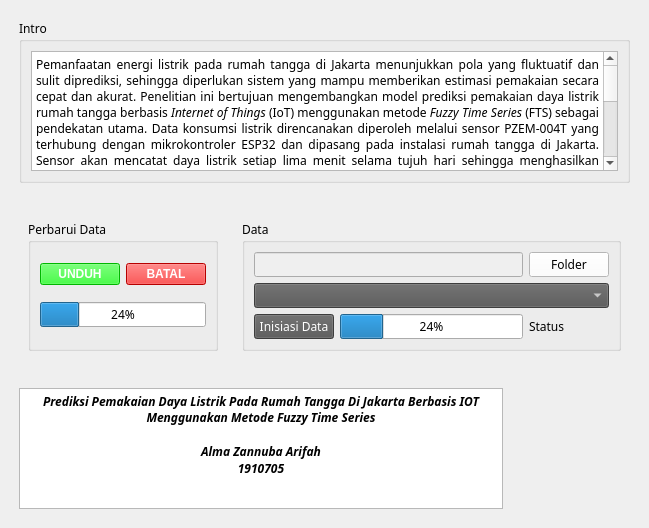
          <widget class="QWidget" name="scrollAreaWidgetContents_Main">
           <property name="geometry">
            <rect>
             <x>0</x>
             <y>0</y>
             <width>649</width>
             <height>528</height>
            </rect>
           </property>
           <layout class="QVBoxLayout" name="verticalLayout_Main_Content">
            <property name="spacing">
             <number>10</number>
            </property>
            <property name="leftMargin">
             <number>10</number>
            </property>
            <property name="topMargin">
             <number>10</number>
            </property>
            <property name="rightMargin">
             <number>10</number>
            </property>
            <property name="bottomMargin">
             <number>10</number>
            </property>
            <item>
             <widget class="QWidget" name="Intro_container" native="true">
              <property name="sizePolicy">
               <sizepolicy hsizetype="Preferred" vsizetype="Expanding">
                <horstretch>0</horstretch>
                <verstretch>0</verstretch>
               </sizepolicy>
              </property>
              <layout class="QVBoxLayout" name="verticalLayout">
               <item>
                <widget class="QGroupBox" name="groupBox_10">
                 <property name="font">
                  <font>
                   <family>JetBrains Mono</family>
                  </font>
                 </property>
                 <property name="title">
                  <string>Intro</string>
                 </property>
                 <layout class="QGridLayout" name="gridLayout">
                  <item row="0" column="0">
                   <widget class="QTextBrowser" name="textBrowser_18">
                    <property name="font">
                     <font>
                      <family>JetBrains Mono</family>
                      <bold>false</bold>
                     </font>
                    </property>
                    <property name="tabChangesFocus">
                     <bool>false</bool>
                    </property>
                    <property name="html">
                     <string>&lt;!DOCTYPE HTML PUBLIC &quot;-//W3C//DTD HTML 4.0//EN&quot; &quot;http://www.w3.org/TR/REC-html40/strict.dtd&quot;&gt;
&lt;html&gt;&lt;head&gt;&lt;meta name=&quot;qrichtext&quot; content=&quot;1&quot; /&gt;&lt;meta charset=&quot;utf-8&quot; /&gt;&lt;style type=&quot;text/css&quot;&gt;
p, li { white-space: pre-wrap; }
hr { height: 1px; border-width: 0; }
li.unchecked::marker { content: &quot;\2610&quot;; }
li.checked::marker { content: &quot;\2612&quot;; }
&lt;/style&gt;&lt;/head&gt;&lt;body style=&quot; font-family:'JetBrains Mono'; font-size:9pt; font-weight:400; font-style:normal;&quot;&gt;
&lt;p align=&quot;justify&quot; style=&quot; margin-top:0px; margin-bottom:0px; margin-left:0px; margin-right:0px; -qt-block-indent:0; text-indent:0px;&quot;&gt;&lt;span style=&quot; font-family:'Times New Roman','serif';&quot;&gt;Pemanfaatan energi listrik pada rumah tangga di Jakarta menunjukkan pola yang fluktuatif dan sulit diprediksi, sehingga diperlukan sistem yang mampu memberikan estimasi pemakaian secara cepat dan akurat. Penelitian ini bertujuan mengembangkan model prediksi pemakaian daya listrik rumah tangga berbasis &lt;/span&gt;&lt;span style=&quot; font-family:'Times New Roman','serif'; font-style:italic;&quot;&gt;Internet of Things &lt;/span&gt;&lt;span style=&quot; font-family:'Times New Roman','serif';&quot;&gt;(IoT) menggunakan metode &lt;/span&gt;&lt;span style=&quot; font-family:'Times New Roman','serif'; font-style:italic;&quot;&gt;Fuzzy Time Series &lt;/span&gt;&lt;span style=&quot; font-family:'Times New Roman','serif';&quot;&gt;(FTS) sebagai pendekatan utama. Data konsumsi listrik direncanakan diperoleh melalui sensor PZEM-004T yang terhubung dengan mikrokontroler ESP32 dan dipasang pada instalasi rumah tangga di Jakarta. Sensor akan mencatat daya listrik setiap lima menit selama tujuh hari sehingga menghasilkan sekitar 2.016 data pengamatan. Seluruh data dikirimkan secara otomatis ke Firebase sebagai penyimpanan &lt;/span&gt;&lt;span style=&quot; font-family:'Times New Roman','serif'; font-style:italic;&quot;&gt;cloud &lt;/span&gt;&lt;span style=&quot; font-family:'Times New Roman','serif';&quot;&gt;sebelum melalui proses &lt;/span&gt;&lt;span style=&quot; font-family:'Times New Roman','serif'; font-style:italic;&quot;&gt;preprocessing&lt;/span&gt;&lt;span style=&quot; font-family:'Times New Roman','serif';&quot;&gt;, yang meliputi pembersihan data dan normalisasi nilai pengamatan. Pemodelan dilakukan menggunakan Fuzzy Time Series metode Chen melalui tahapan penentuan &lt;/span&gt;&lt;span style=&quot; font-family:'Times New Roman','serif'; font-style:italic;&quot;&gt;Universe of Discourse&lt;/span&gt;&lt;span style=&quot; font-family:'Times New Roman','serif';&quot;&gt;, pembentukan interval fuzzy, fuzzifikasi, pembentukan &lt;/span&gt;&lt;span style=&quot; font-family:'Times New Roman','serif'; font-style:italic;&quot;&gt;Fuzzy Logical Relationship &lt;/span&gt;&lt;span style=&quot; font-family:'Times New Roman','serif';&quot;&gt;(FLR), dan defuzzifikasi untuk menghasilkan nilai prediksi. Kinerja model direncanakan dievaluasi menggunakan metrik &lt;/span&gt;&lt;span style=&quot; font-family:'Times New Roman','serif'; font-style:italic;&quot;&gt;Mean Absolute Error &lt;/span&gt;&lt;span style=&quot; font-family:'Times New Roman','serif';&quot;&gt;(MAE), &lt;/span&gt;&lt;span style=&quot; font-family:'Times New Roman','serif'; font-style:italic;&quot;&gt;Root Mean Square Error&lt;/span&gt;&lt;span style=&quot; font-family:'Times New Roman','serif';&quot;&gt; (RMSE), dan &lt;/span&gt;&lt;span style=&quot; font-family:'Times New Roman','serif'; font-style:italic;&quot;&gt;Mean Absolute Percentage Error&lt;/span&gt;&lt;span style=&quot; font-family:'Times New Roman','serif';&quot;&gt; (MAPE) sebagai dasar penilaian tingkat akurasi prediksi. Penelitian ini diharapkan mampu memberikan gambaran pola konsumsi energi rumah tangga di Jakarta secara lebih terukur serta mendukung pengembangan sistem prediksi berbasis IoT yang adaptif, mudah diimplementasikan, dan relevan untuk pengelolaan energi listrik skala rumah tangga.&lt;/span&gt; &lt;/p&gt;&lt;/body&gt;&lt;/html&gt;</string>
                    </property>
                   </widget>
                  </item>
                 </layout>
                </widget>
               </item>
              </layout>
             </widget>
            </item>
            <item>
             <widget class="QWidget" name="mid_main" native="true">
              <property name="sizePolicy">
               <sizepolicy hsizetype="Preferred" vsizetype="Preferred">
                <horstretch>2</horstretch>
                <verstretch>0</verstretch>
               </sizepolicy>
              </property>
              <layout class="QHBoxLayout" name="horizontalLayout_3">
               <item>
                <widget class="QWidget" name="mid_right_container" native="true">
                 <property name="sizePolicy">
                  <sizepolicy hsizetype="Expanding" vsizetype="Preferred">
                   <horstretch>1</horstretch>
                   <verstretch>0</verstretch>
                  </sizepolicy>
                 </property>
                 <layout class="QHBoxLayout" name="horizontalLayout">
                  <item>
                   <widget class="QGroupBox" name="groupBox_update">
                    <property name="font">
                     <font>
                      <family>JetBrains Mono</family>
                     </font>
                    </property>
                    <property name="title">
                     <string>Perbarui Data</string>
                    </property>
                    <layout class="QGridLayout" name="gridLayout_3">
                     <item row="0" column="0">
                      <widget class="QPushButton" name="download_BTN">
                       <property name="font">
                        <font>
                         <family>Segoe UI</family>
                         <bold>true</bold>
                        </font>
                       </property>
                       <property name="styleSheet">
                        <string notr="true">background-color: rgb(0, 255, 0);  /* Ini Latar Hijau */
color: rgb(255, 255, 255)</string>
                       </property>
                       <property name="text">
                        <string>UNDUH</string>
                       </property>
                      </widget>
                     </item>
                     <item row="0" column="1">
                      <widget class="QPushButton" name="CANCEL_Download_Button">
                       <property name="font">
                        <font>
                         <family>Segoe UI</family>
                         <bold>true</bold>
                        </font>
                       </property>
                       <property name="styleSheet">
                        <string notr="true">background-color: rgb(255, 0, 0);
color: rgb(255, 255, 255)</string>
                       </property>
                       <property name="text">
                        <string>BATAL</string>
                       </property>
                      </widget>
                     </item>
                     <item row="1" column="0" colspan="2">
                      <widget class="QProgressBar" name="progressBar">
                       <property name="value">
                        <number>24</number>
                       </property>
                      </widget>
                     </item>
                    </layout>
                   </widget>
                  </item>
                 </layout>
                </widget>
               </item>
               <item>
                <widget class="QWidget" name="mid_left_container" native="true">
                 <property name="sizePolicy">
                  <sizepolicy hsizetype="Expanding" vsizetype="Preferred">
                   <horstretch>2</horstretch>
                   <verstretch>0</verstretch>
                  </sizepolicy>
                 </property>
                 <layout class="QHBoxLayout" name="horizontalLayout_2">
                  <item>
                   <widget class="QGroupBox" name="groupBox_open">
                    <property name="font">
                     <font>
                      <family>JetBrains Mono</family>
                     </font>
                    </property>
                    <property name="title">
                     <string>Data</string>
                    </property>
                    <layout class="QGridLayout" name="gridLayout_2">
                     <item row="0" column="0" colspan="2">
                      <widget class="QLineEdit" name="folderpath_OPEN">
                       <property name="enabled">
                        <bool>false</bool>
                       </property>
                      </widget>
                     </item>
                     <item row="0" column="2">
                      <widget class="QPushButton" name="browse_folder_location">
                       <property name="styleSheet">
                        <string notr="true">background-color: rgb(255, 255, 255);
color:rgb(0, 0, 0)</string>
                       </property>
                       <property name="text">
                        <string>Folder</string>
                       </property>
                      </widget>
                     </item>
                     <item row="1" column="0" colspan="3">
                      <widget class="QComboBox" name="comboBox">
                       <property name="styleSheet">
                        <string notr="true">background-color:rgb(85, 85, 85);
color:rgb(255, 255, 255)</string>
                       </property>
                      </widget>
                     </item>
                     <item row="2" column="0">
                      <widget class="QPushButton" name="initate_button">
                       <property name="styleSheet">
                        <string notr="true">background-color:rgb(85, 85, 85);
color:rgb(255, 255, 255)</string>
                       </property>
                       <property name="text">
                        <string>Inisiasi Data</string>
                       </property>
                      </widget>
                     </item>
                     <item row="2" column="1">
                      <widget class="QProgressBar" name="progressBar_3">
                       <property name="value">
                        <number>24</number>
                       </property>
                      </widget>
                     </item>
                     <item row="2" column="2">
                      <widget class="QLabel" name="label_status_inisiasidata">
                       <property name="text">
                        <string>Status</string>
                       </property>
                      </widget>
                     </item>
                    </layout>
                   </widget>
                  </item>
                 </layout>
                </widget>
               </item>
              </layout>
             </widget>
            </item>
            <item>
             <spacer name="verticalSpacer_Main">
              <property name="orientation">
               <enum>Qt::Orientation::Vertical</enum>
              </property>
              <property name="sizeHint" stdset="0">
               <size>
                <width>20</width>
                <height>40</height>
               </size>
              </property>
             </spacer>
            </item>
            <item>
             <widget class="QWidget" name="bottom_container" native="true">
              <layout class="QHBoxLayout" name="horizontalLayout_4">
               <item>
                <widget class="QTextBrowser" name="textBrowser_17">
                 <property name="sizePolicy">
                  <sizepolicy hsizetype="Preferred" vsizetype="Preferred">
                   <horstretch>4</horstretch>
                   <verstretch>0</verstretch>
                  </sizepolicy>
                 </property>
                 <property name="font">
                  <font>
                   <family>JetBrains Mono</family>
                   <bold>true</bold>
                  </font>
                 </property>
                 <property name="autoFillBackground">
                  <bool>false</bool>
                 </property>
                 <property name="lineWidth">
                  <number>0</number>
                 </property>
                 <property name="tabChangesFocus">
                  <bool>false</bool>
                 </property>
                 <property name="html">
                  <string>&lt;!DOCTYPE HTML PUBLIC &quot;-//W3C//DTD HTML 4.0//EN&quot; &quot;http://www.w3.org/TR/REC-html40/strict.dtd&quot;&gt;
&lt;html&gt;&lt;head&gt;&lt;meta name=&quot;qrichtext&quot; content=&quot;1&quot; /&gt;&lt;meta charset=&quot;utf-8&quot; /&gt;&lt;style type=&quot;text/css&quot;&gt;
p, li { white-space: pre-wrap; }
hr { height: 1px; border-width: 0; }
li.unchecked::marker { content: &quot;\2610&quot;; }
li.checked::marker { content: &quot;\2612&quot;; }
&lt;/style&gt;&lt;/head&gt;&lt;body style=&quot; font-family:'JetBrains Mono'; font-size:9pt; font-weight:700; font-style:normal;&quot;&gt;
&lt;p align=&quot;center&quot; style=&quot; margin-top:0px; margin-bottom:0px; margin-left:0px; margin-right:0px; -qt-block-indent:0; text-indent:0px;&quot;&gt;&lt;span style=&quot; font-family:'Segoe UI'; font-style:italic;&quot;&gt;Prediksi Pemakaian Daya Listrik Pada Rumah Tangga Di Jakarta Berbasis IOT Menggunakan Metode Fuzzy Time Series&lt;/span&gt;&lt;/p&gt;
&lt;p align=&quot;center&quot; style=&quot;-qt-paragraph-type:empty; margin-top:0px; margin-bottom:0px; margin-left:0px; margin-right:0px; -qt-block-indent:0; text-indent:0px; font-family:'Segoe UI'; font-style:italic;&quot;&gt;&lt;br /&gt;&lt;/p&gt;
&lt;p align=&quot;center&quot; style=&quot; margin-top:0px; margin-bottom:0px; margin-left:0px; margin-right:0px; -qt-block-indent:0; text-indent:0px;&quot;&gt;&lt;span style=&quot; font-style:italic;&quot;&gt;Alma Zannuba Arifah&lt;/span&gt;&lt;/p&gt;
&lt;p align=&quot;center&quot; style=&quot; margin-top:0px; margin-bottom:0px; margin-left:0px; margin-right:0px; -qt-block-indent:0; text-indent:0px;&quot;&gt;&lt;span style=&quot; font-style:italic;&quot;&gt;1910705&lt;/span&gt;&lt;/p&gt;&lt;/body&gt;&lt;/html&gt;</string>
                 </property>
                </widget>
               </item>
               <item>
                <widget class="QLabel" name="Logo_trilogi">
                 <property name="sizePolicy">
                  <sizepolicy hsizetype="Ignored" vsizetype="Ignored">
                   <horstretch>1</horstretch>
                   <verstretch>0</verstretch>
                  </sizepolicy>
                 </property>
                 <property name="frameShape">
                  <enum>QFrame::Shape::Box</enum>
                 </property>
                 <property name="lineWidth">
                  <number>0</number>
                 </property>
                 <property name="text">
                  <string/>
                 </property>
                 <property name="pixmap">
                  <pixmap>assets/Logo_Trilogi.png</pixmap>
                 </property>
                 <property name="scaledContents">
                  <bool>true</bool>
                 </property>
                 <property name="wordWrap">
                  <bool>false</bool>
                 </property>
                </widget>
               </item>
              </layout>
             </widget>
            </item>
           </layout>
          </widget>
